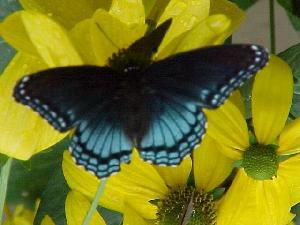
#> input picture Scripts/image_0058.jpg, 300 x 225 px
$ python demo_to_darter_gray.py image_0058.jpg
#> lines starting #> are read from the running program, lines starting #| are printed output that depends on the picture
### Scripts/Utils/ImageManip.py
import numpy as np
import matplotlib.pyplot as plt
import cv2
import rawpy as rp
import imageio
import os

######################################################################
#																	 #
#	 File storing different functions used in image manipulation	 #
#																	 #
######################################################################
WORKING_TYPE="float32"

def img_manip_decorator(function):
	"""
	function to visualize the manipulated image of the manipulation functions
	also makes sure the input array corresponds to the correct expected dimensions (3 dims or a list of 3 dims)
	and the output corresponds to an array of 3 dims (or a list of 3 dims arrays)
	an optionnal argument "verbose" can be set to true if we want to visualize the manipulation done
	"""
	def wrap(*args, **kwargs):
		#take image and check its type and shape
		input_img = kwargs.get("image", args[0])
		assert isinstance(input_img, np.ndarray), "given image should be a numpy array, here {}".format(type(input_img))
		assert input_img.ndim==3 or input_img.ndim==4, "image should have 3 dimensions, list of 4 dims are also accepted, here {}".format(input_img.ndim)

		if input_img.ndim==3:	#if given an image, call the function
			output = function(*args, **kwargs)
			if output.ndim==2:
				output = output[..., np.newaxis]
			#if visu is true show the input and output images
			if kwargs.pop("verbose", 0)>=2:
				compare_images(input_img, output, "comparaison input/output", "input", "output")
		else:	#if given a list of images, call the function on each image and return a list
			#first remove the list form parameters
			if not kwargs.pop("image", None):
				args = args[1:]
			output = [function(img, *args, **kwargs) for img in input_img]
			if isinstance(input_img, np.ndarray):
				output = np.array(output)
		return output
	return wrap


# [127 lines left out: functions fly_over_image, resize_img, resize_img_to_fit, padd_img, crop_img, standardize_img and 1 more, not called in this run]

@img_manip_decorator
def rgb_2_darter(image, type=WORKING_TYPE):	#TODO careful with the image type
	"""
	transfer the given image from the RGB domain space to the darter domain space
	"""
	assert image.shape[-1]==3, "Image of wrong dimensions, should be NxMx3 but is {}".format(image.shape)
	if image.dtype!="uint8":
		image = image*255.0
	im_out = np.zeros([image.shape[0], image.shape[1], 2], dtype = type)

	im_out[:, :, 1] = (140.7718694130528 +
		0.021721843447502408  * image[:, :, 0] +
		0.6777093385296341    * image[:, :, 1] +
		0.2718422677618606    * image[:, :, 2] +
		1.831294521246718E-8  * image[:, :, 0] * image[:, :, 1] +
		3.356941424659517E-7  * image[:, :, 0] * image[:, :, 2] +
		-1.181401963067949E-8 * image[:, :, 1] * image[:, :, 2])
	im_out[:, :, 0] = (329.4869869234302 +
		0.5254935133632187    * image[:, :, 0] +
		0.3540642397052902    * image[:, :, 1] +
		0.0907634883372674    * image[:, :, 2] +
		9.245344681241058E-7  * image[:, :, 0] * image[:, :, 1] +
		-6.975682782165032E-7 * image[:, :, 0] * image[:, :, 2] +
		5.828585657562557E-8  * image[:, :, 1] * image[:, :, 2])
	return im_out


#### LOADINGS
# [174 lines left out: functions openImage, openTiff, openCR2, openNpy, openImg, save_images and 4 more, not called in this run]

### Scripts/demo_to_darter_gray.py
import numpy as np
import matplotlib.pyplot as plt
import argparse
import imageio
import cv2
from Utils.ImageManip import *

if __name__ == '__main__':
	parser = argparse.ArgumentParser()
	parser.add_argument("inputs", nargs="+", type=str, help="inputs")
	args = parser.parse_args()

	for path in args.inputs:
		print(path)
		f, axs = plt.subplots(1, 2)
		img = imageio.imread(path)
#> img is the input picture: shape (225, 300, 3); mean R, G, B 115.4, 116.9, 32.1

		darter_img = rgb_2_darter(img)
		img = cv2.cvtColor(img,cv2.COLOR_RGB2GRAY)[...,np.newaxis]
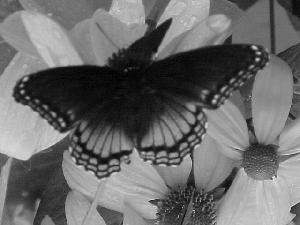
#> img: shape (225, 300, 1); min 1, max 235, mean 106.8
		darter_img = (darter_img[...,0]+darter_img[...,1])[...,np.newaxis]
		darter_img = ((darter_img - np.max(darter_img))/ (np.max(darter_img)-np.min(darter_img))*256).astype(np.uint8)

		for channel_id in range(darter_img.shape[-1]):
			print(channel_id)
			histogram, bin_edges = np.histogram(darter_img[..., channel_id], bins=256, range=(0, 256))
			axs[0].plot(bin_edges[0:-1], histogram, color="gray")
			axs[0].set_title("image in darter space")

		for channel_id in range(img.shape[-1]):
			histogram, bin_edges = np.histogram(img[:, :, channel_id], bins=256, range=(0, 256))
			axs[1].plot(bin_edges[0:-1], histogram, color="gray")
		axs[1].set_title("image in RGB space")

		plt.show()
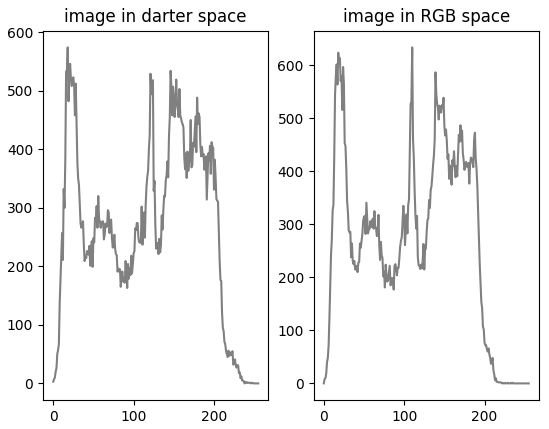
#> figure drawn by matplotlib, 2 panels; panel 1: curve peaks at x = 18, y = 574; panel 2: curve peaks at x = 110, y = 634
